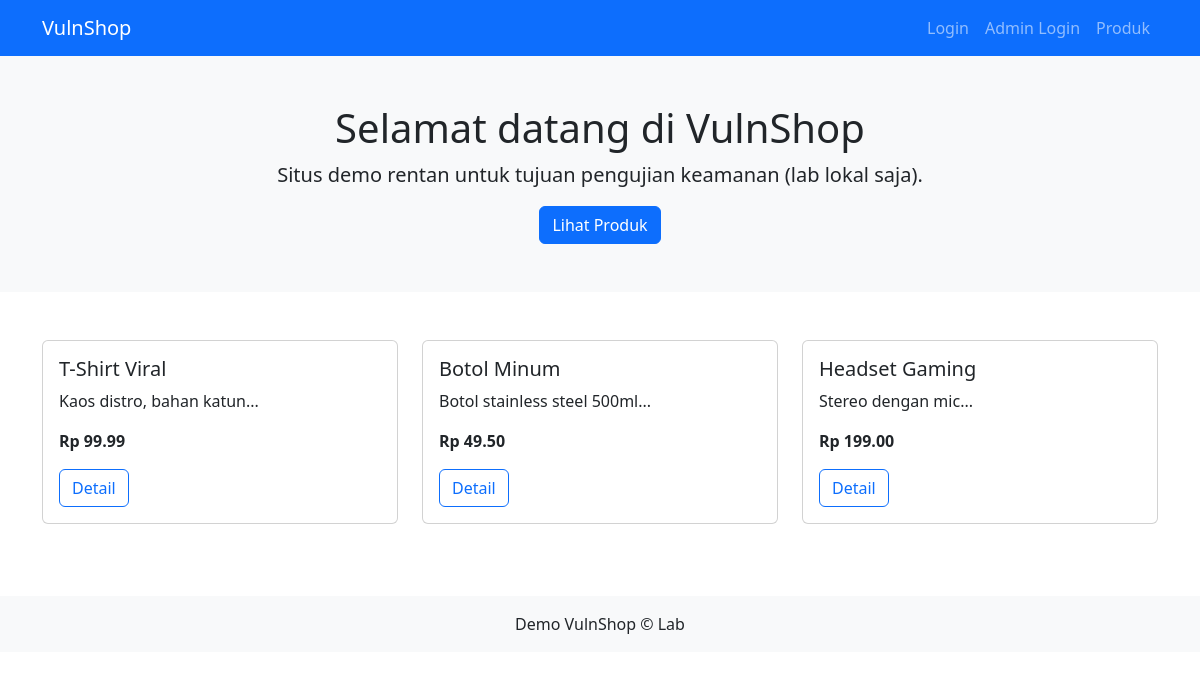
The page /web-vuln/index-1.php on the database its author committed.
### tables this page shows
CREATE TABLE `products` (
  `id` int(11) NOT NULL,
  `name` varchar(255) DEFAULT NULL,
  `description` text DEFAULT NULL,
  `price` decimal(10,2) DEFAULT NULL
);

### web-vuln/index-1.php (the view, shortened to what this page needs)
<?php
require 'db.php';
?>
<!doctype html>
<html lang="id">
<head>
  <link href="https://cdn.jsdelivr.net/npm/bootstrap@5.3.2/dist/css/bootstrap.min.css" rel="stylesheet">
</head>
<body>
<nav class="navbar navbar-expand-lg navbar-dark bg-primary">
  <div class="container">
    <a class="navbar-brand" href="index.php">VulnShop</a>
    <div class="collapse navbar-collapse">
      <ul class="navbar-nav ms-auto">
        <?php if(isset($_SESSION['user'])): ?>
          <li class="nav-item"><a class="nav-link" href="user_profile.php">Profile</a></li>
          <li class="nav-item"><a class="nav-link" href="cart.php">Keranjang</a></li>
          <?php if($_SESSION['user']['is_admin']): ?>
            <li class="nav-item"><a class="nav-link" href="admin_dashboard.php">Admin</a></li>
          <?php endif; ?>
          <li class="nav-item"><a class="nav-link" href="logout.php">Logout</a></li>
        <?php else: ?>
          <li class="nav-item"><a class="nav-link" href="login_user.php">Login</a></li>
          <li class="nav-item"><a class="nav-link" href="login_admin.php">Admin Login</a></li>
        <?php endif; ?>
        <li class="nav-item"><a class="nav-link" href="products.php">Produk</a></li>
      </ul>
    </div>
  </div>
</nav>
<header class="bg-light py-5">
  <div class="container text-center">
    <h1 class="display-6">Selamat datang di VulnShop</h1>
    <p class="lead">Situs demo rentan untuk tujuan pengujian keamanan (lab lokal saja).</p>
    <a class="btn btn-primary" href="products.php">Lihat Produk</a>
  </div>
</header>
<div class="container my-5">
  <div class="row">
    <?php
    $res = $mysqli->query("SELECT * FROM products LIMIT 3");
    while($p = $res->fetch_assoc()):
    ?>
      <div class="col-md-4">
        <div class="card mb-4">
          <div class="card-body">
            <h5 class="card-title"><?=htmlspecialchars($p['name'])?></h5>
            <p class="card-text"><?=htmlspecialchars(substr($p['description'],0,80))?>...</p>
            <p><strong>Rp <?=number_format($p['price'],2)?></strong></p>
            <a href="product.php?id=<?=$p['id']?>" class="btn btn-outline-primary">Detail</a>
          </div>
        </div>
      </div>
    <?php endwhile; ?>
  </div>
</div>
<footer class="bg-light py-3 text-center">Demo VulnShop &copy; Lab</footer>
</body>
</html>

### rows shown on the page
products: name "T-Shirt Viral", description "Kaos distro, bahan katun", price "99.99"
products: name "Botol Minum", description "Botol stainless steel 500ml", price "49.50"
products: name "Headset Gaming", description "Stereo dengan mic", price "199.00"
